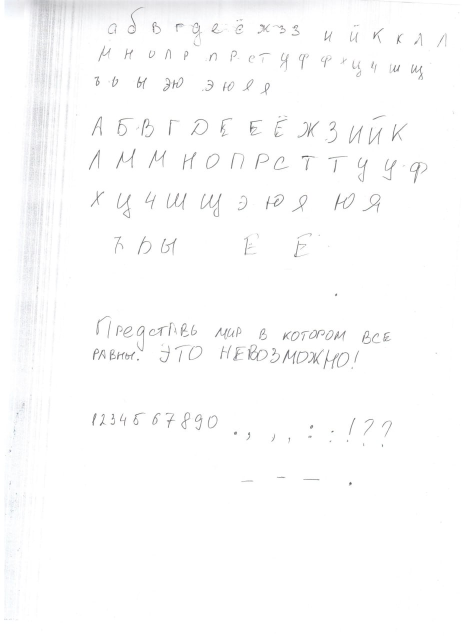
#> input picture pictures/caligr.png, 930 x 1280 px, found by its file name (shown at 1/2 size)
$ python main.py
#> lines starting #> are read from the running program, lines starting #| are printed output that depends on the picture; after the words box and inside, x2 and y2 are one past the last pixel; in counts of white or black regions, pixels touching at a corner belong together
import numpy as np

import cv2

img = cv2.imread('caligr.png', cv2.IMREAD_GRAYSCALE)
#> img: shape (1280, 930); min 72, max 255, mean 252.2

(thresh, im_bw) = cv2.threshold(img, 200, 255, cv2.THRESH_BINARY )
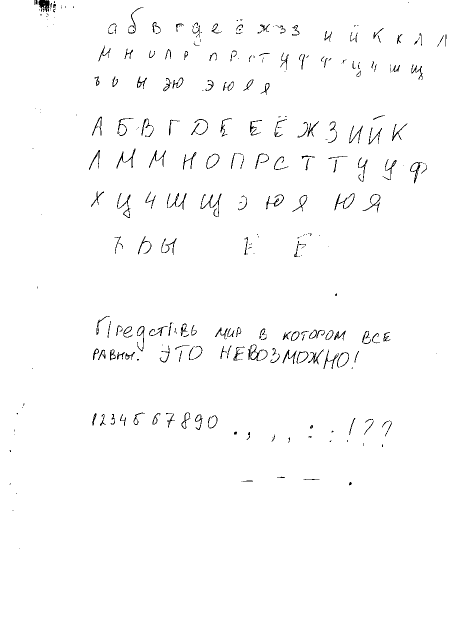
#> im_bw: shape (1280, 930) (shown at 1/2 size); 98.6% white; black in thin lines or dots, all inside (x1, y1, x2, y2) = (19, 0, 893, 1097)
cv2.imwrite('bw_image.png', im_bw)
img = im_bw
result_fill = np.ones(img.shape, np.uint8) * 255
result_borders = np.zeros(img.shape, np.uint8)

# the '[:-1]' is used to skip the contour at the outer border of the image
contours = cv2.findContours(img, cv2.RETR_LIST,
                            cv2.CHAIN_APPROX_SIMPLE)[0][:-1]
#> contours = 515 contours, 272 with area under 20; largest, box (x1, y1, x2, y2) and area: (819, 323, 846, 368) 440, (233, 385, 262, 437) 418, (668, 385, 710, 422) 358, (273, 651, 290, 704) 354, (583, 389, 616, 424) 334

from turtle import Turtle
from random import random

#> (the run stopped early here; a loop or call above may not have finished)

$ run again, with pictures/alphabet.png copied over pictures/caligr.png
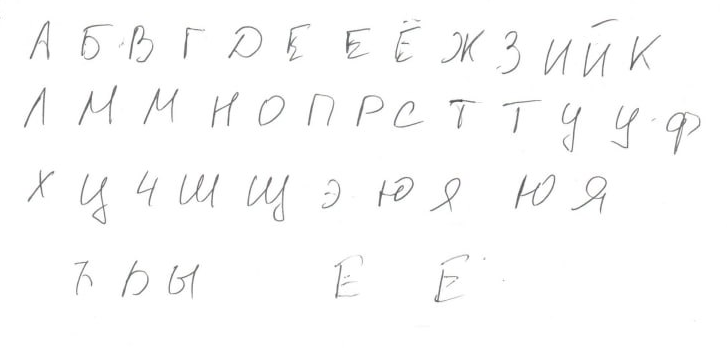
#> input picture pictures/alphabet.png, 727 x 353 px, found by its file name
#> `(thresh, im_bw) = cv2.threshold(img, 200, 255, cv2.THRESH_BINARY )`:
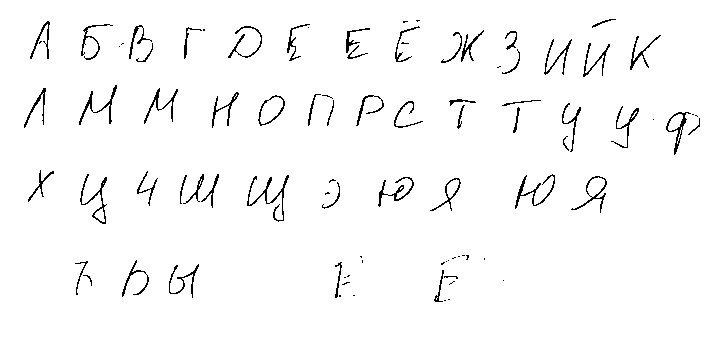
#> im_bw: shape (353, 727); 97.4% white; black in thin lines or dots, all inside (x1, y1, x2, y2) = (24, 19, 700, 302)
#> contours = 148 contours, 79 with area under 20; largest, box (x1, y1, x2, y2) and area: (665, 111, 692, 156) 442, (79, 173, 108, 225) 418, (514, 173, 556, 210) 358, (429, 177, 462, 212) 336, (570, 175, 608, 214) 280
